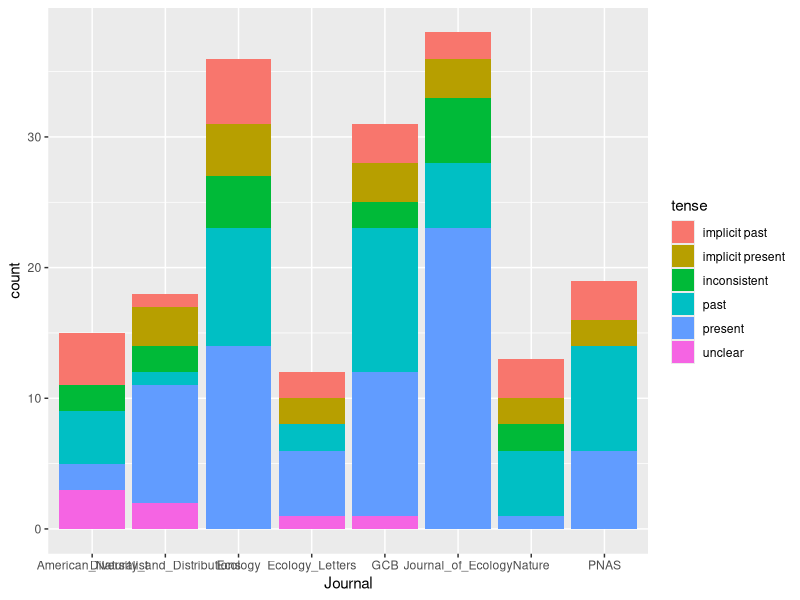
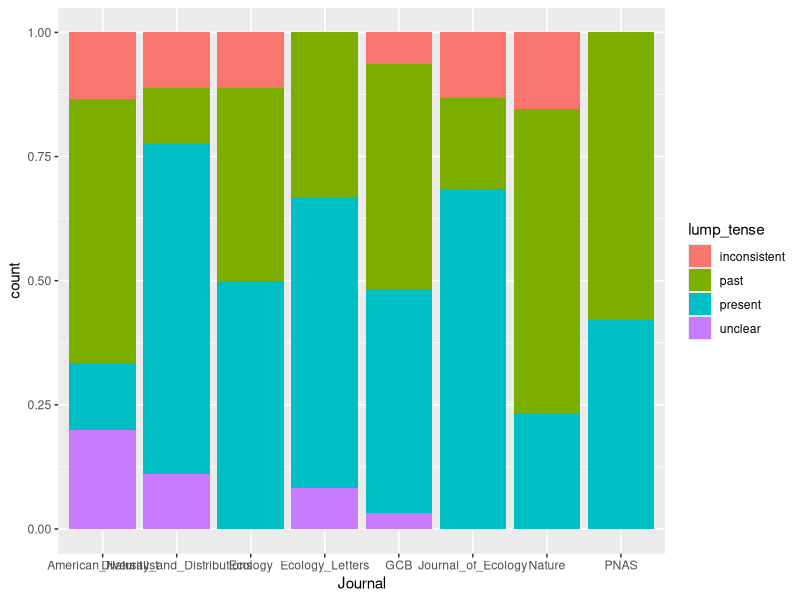
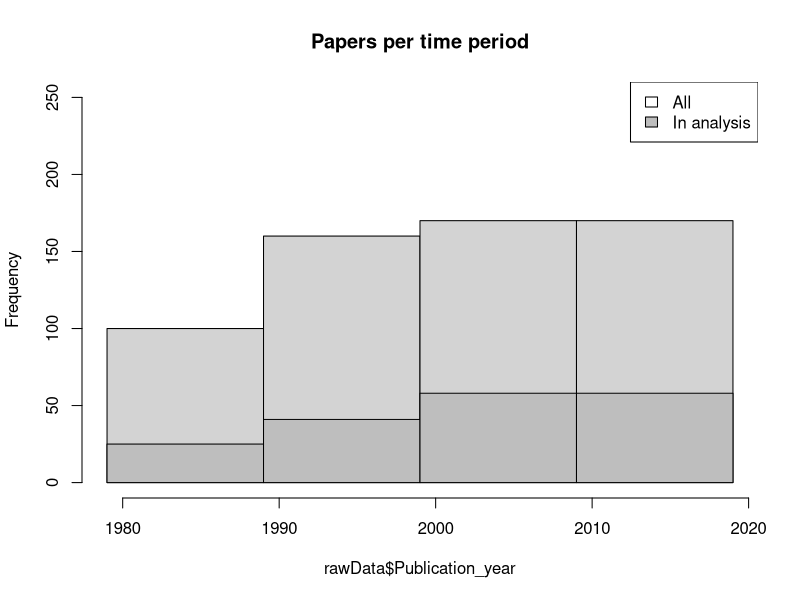
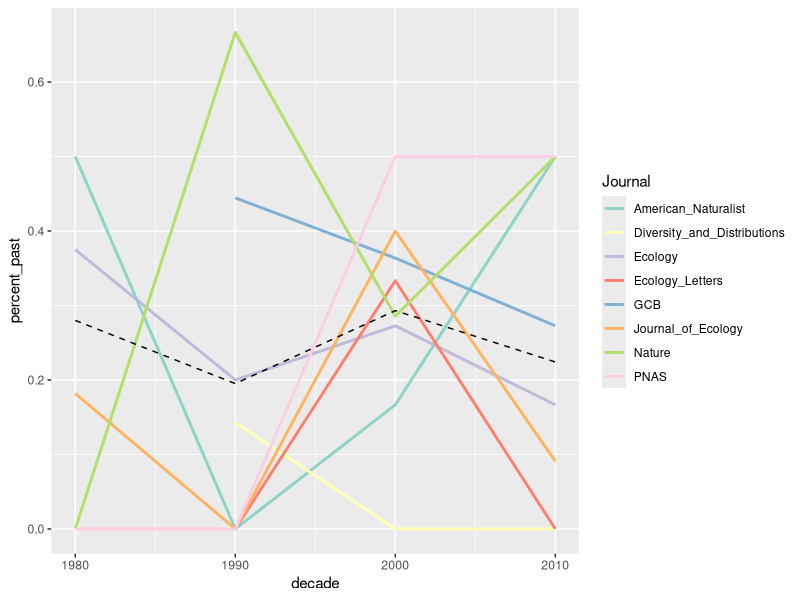
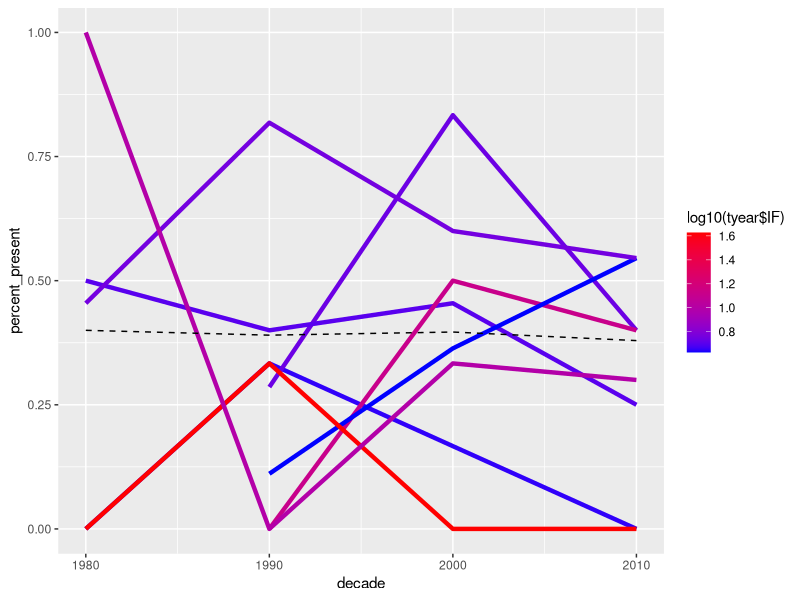
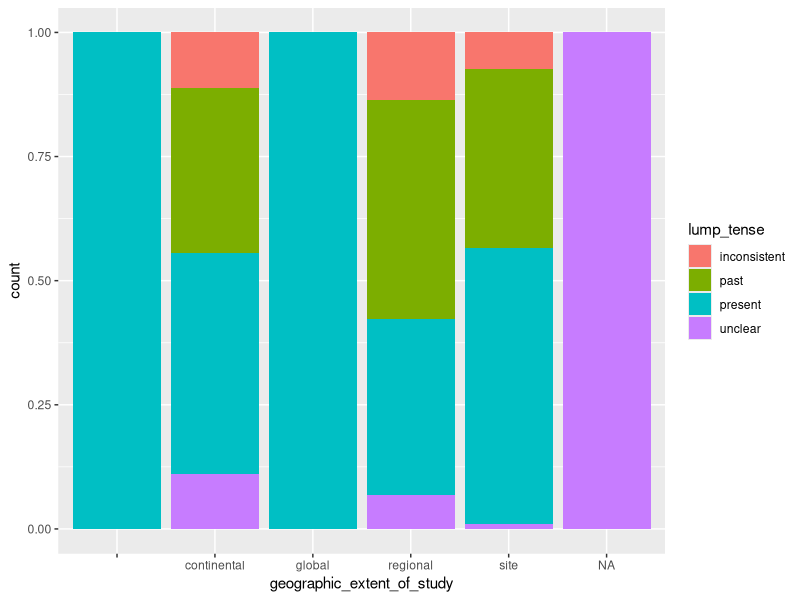
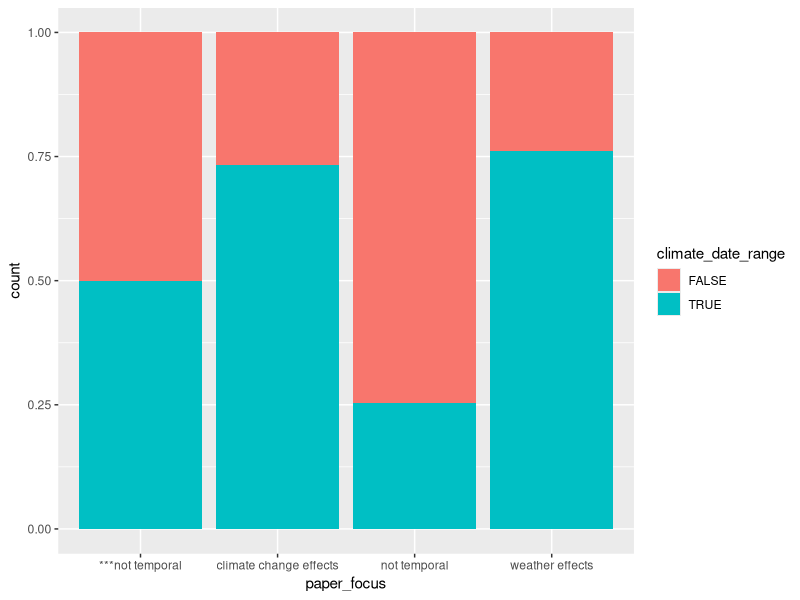
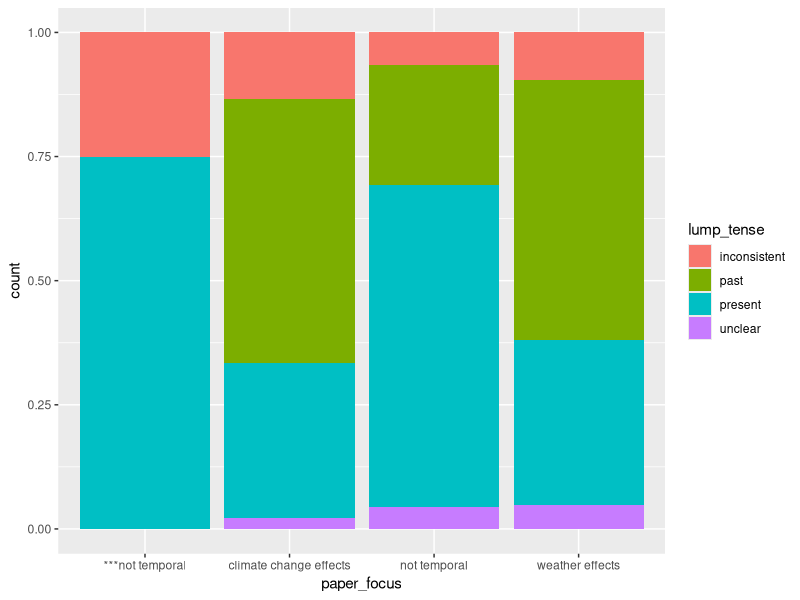

Reproduce these figures in R, in order.
# Preliminary analyses of climate-tense data
# May 8 2015 v1
# Naia, Carrie and Andrew

rm(list=ls())

library(ggplot2)

# Read in the data 

# NOTE: DOWNLOAD COPY FROM GOOGLE DRIVE AND CHANGE FILE NAME HERE ACCORDINGLY
#rawData = read.csv('Data/Test_data.csv', as.is=T) 
rawData = read.csv('Data/Data_CC_tense_28Sept2015.csv', as.is=T) 

#----------#
# CLEANING #
#----------#
# note: several of these clean-ups should be irrelevant once we have the full dataset

# Filter papers that have actually been checked
filledData = rawData[which(rawData$OK_for_analysis != ''),]
table(filledData$OK_for_analysis)

# Select papers that are OK for analysis, and the relevant columns
df = filledData[which(filledData$OK_for_analysis == 'yes'),
                    c('ID_old','Publication_year','Journal','paper_focus',
                      'tense','confidence_in_tense','climate_date_range',
                      'climate_date_min','climate_date_max',
                      'climate_data_source','citation',
                      'geographic_extent_of_study','Data_collector_name')]

# Filter papers where climate_data_range is filled correctly
table(df$climate_date_range)
df = subset(df, climate_date_range == T | df$climate_date_range == F)

# Lump the classes "implicit past" and "past", and "implicit present" and "present" in a new column
df$lump_tense = df$tense
df$lump_tense[which(df$tense=='implicit past' | df$tense=='past')] = 'past'
df$lump_tense[which(df$tense=='implicit present' | df$tense=='present')] = 'present'

# Table with impact factor for each journal (from www.citefactor.org")
IF_lookup = data.frame(Journal = sort(unique(df$Journal)), 
                       IF2014=c(4.454, 5.469, 5.000, 13.042, 4.248, 5.694, 42.351, 9.809))

#-----------------#
# THE FUN BEGINS! #
#-----------------#

#............
## Differences across journals?
# Plot the distribution of all tenses by journal
hist_cut = ggplot(df, aes(x=Journal, fill=tense))
hist_cut + geom_bar()

# Plot the distribution of lumped tenses by journal
hist_cut = ggplot(df, aes(x=Journal, fill=lump_tense))
hist_cut + geom_bar(position="fill")

#..............
## Differences across time?
#Distribution of papers over time --> use to decide whether to work with proportions or raw counts
hist(rawData$Publication_year, breaks=seq(1979,2020,10), main="Papers per time period", ylim=c(0,250)) #all papers
hist(df$Publication_year, breaks=seq(1979,2020,10), add=T, col="grey")
legend(x="topright", legend=c("All", "In analysis"), fill=c("white", "grey"))

# Plot % tense == past as a function of time period, with one line per journal, and boxplot of means
rownames(df)=NULL
tyear = do.call(rbind, by(df, df$Journal, function(x) {
  prop = tapply(x$tense, floor(x$Publication_year/10)*10, function(a){length(which(a=='past'))/length(a)}) 
  prop2 = tapply(x$tense, floor(x$Publication_year/10)*10, function(a){length(which(a=='present'))/length(a)})
  data.frame(Journal=x$Journal[1], decade = as.numeric(names(prop)), percent_past=as.vector(prop), percent_present=as.vector(prop2))
}))
# Add impact factor to tyear table
tyear$IF = IF_lookup$IF2014[match(tyear$Journal, IF_lookup$Journal)]



prop_ave = tapply(df$tense, floor(df$Publication_year/10)*10, function(a){length(which(a=='past'))/length(a)})  
prop_ave2 = tapply(df$tense, floor(df$Publication_year/10)*10, function(a){length(which(a=='present'))/length(a)})  

tyear_ave = data.frame(decade = as.numeric(names(prop_ave)), percent_past=as.vector(prop_ave), percent_present=as.vector(prop_ave2))

ggplot() +
  geom_line(data=tyear, 
            mapping=aes(x=decade, y=percent_past, group=Journal, 
                        color=Journal),
            size=1) +
  scale_color_brewer(palette="Set3") +
  geom_line(data=tyear_ave,
            mapping=aes(x=decade, y=percent_past),
            linetype="dashed")

#..............
## Differences across impact factor?
# Weight the colors in journal plot by impact factor of journal (warmer color higher IF)
mid=mean(log10(tyear$IF))
ggplot() +
  geom_line(data=tyear, 
            mapping=aes(x=decade, y=percent_present, group=Journal, 
                        color=log10(tyear$IF)),
            size=1.5) +
  scale_color_gradient(low="blue",high="red") +
  geom_line(data=tyear_ave,
            mapping=aes(x=decade, y=percent_present),
            linetype="dashed")


#..............
## Differences depending on focus of the paper?
hist_cut = ggplot(df, aes(x=geographic_extent_of_study, fill=lump_tense))
hist_cut + geom_bar(position="fill")

hist_cut = ggplot(df, aes(x=paper_focus, fill=climate_date_range))
hist_cut + geom_bar(position="fill")

# Difference in present vs past tense depending on focus
hist_cut = ggplot(df, aes(x=paper_focus, fill=lump_tense))
hist_cut + geom_bar(position="fill")

hist_cut = ggplot(df, aes(x=lump_tense, fill=climate_date_range))
hist_cut + geom_bar(position="fill")


### "Behind the scenes" analyses
### (to check that our results are not affected by collector or confidence in tense)

## Are there differences in the classification of tense depending on who checked the paper (extractor)?
hist_cut = ggplot(df, aes(x=Data_collector_name, fill=lump_tense))
hist_cut + geom_bar(position="fill")

# Do anova test!

## Are results affected by category "confidence_in_tense"?
# Test results including and excluding "confidence_in_tense" == "no" --> if no difference, include all
# if difference: check "no"'s with everyone to assign to "yes" or ditch paper and pick a new one
table(df$confidence_in_tense, df$tense)



